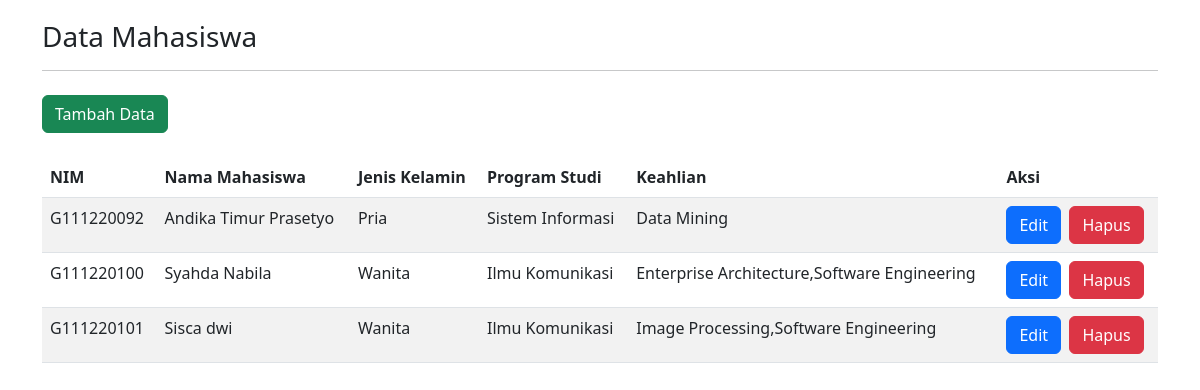
The page / on the database its author committed.
### tables this page shows
CREATE TABLE `mahasiswa` (
  `id` int(10) NOT NULL,
  `nim` varchar(50) NOT NULL,
  `nama_mahasiswa` varchar(50) NOT NULL,
  `jenis_kelamin` enum('Pria','Wanita') NOT NULL,
  `program_studi` varchar(50) NOT NULL,
  `keahlian` varchar(100) NOT NULL
);

### index.php (the view, shortened to what this page needs)
<?php
include("koneksi.php");
?>
<!doctype html>
<html lang="en">
<head>
    <link href="https://cdn.jsdelivr.net/npm/bootstrap@5.3.0-alpha3/dist/css/bootstrap.min.css" rel="stylesheet">
</head>
<body>
    <div class="container">
        <div class="col-md-12">
            <h3 style="margin:20px 0px 5px 0px">Data Mahasiswa</h3>
            <hr>
            <a href="tambah_form.php" class="btn btn-success mt-2">Tambah Data</a>
            <table class="table table-striped mt-4">
                <thead>
                    <tr class="info">
                        <th>NIM</th>
                        <th>Nama Mahasiswa</th>
                        <th>Jenis Kelamin</th>
                        <th>Program Studi</th>
                        <th>Keahlian</th>
                        <th>Aksi</th>
                    </tr>
                </thead>
                <?php
                $sql = "select * from mahasiswa";
                $query = mysqli_query($koneksi, $sql);
                while ($mhs = mysqli_fetch_array($query)) {
                    echo "<tr>";
                    echo "<td>" . $mhs['nim'] . "</td>";
                    echo "<td>" . $mhs['nama_mahasiswa'] . "</td>";
                    echo "<td>" . $mhs['jenis_kelamin'] . "</td>";
                    echo "<td>" . $mhs['program_studi'] . "</td>";
                    echo "<td>" . $mhs['keahlian'] . "</td>";
                    echo "<td>";
                    echo "<a href='edit_form.php?id=" . $mhs['id'] . "' class='btn btn-primary'>Edit</a> &nbsp";
                    echo "<a href='hapus_aksi.php?id=" . $mhs['id'] . "' class='btn btn-danger'onclick='return konfirmasi()'>Hapus</a>";
                    echo "</td>";
                    echo "</tr>";
                }
                ?>
            </table>
        </div>
    </div>
</body>
</html>

### rows shown on the page
mahasiswa: nim "G111220092", nama_mahasiswa "Andika Timur Prasetyo", jenis_kelamin "Pria", program_studi "Sistem Informasi", keahlian "Data Mining"
mahasiswa: nim "G111220100", nama_mahasiswa "Syahda Nabila", jenis_kelamin "Wanita", program_studi "Ilmu Komunikasi", keahlian "Enterprise Architecture,Software Engineering"
mahasiswa: nim "G111220101", nama_mahasiswa "Sisca dwi", jenis_kelamin "Wanita", program_studi "Ilmu Komunikasi", keahlian "Image Processing,Software Engineering"
